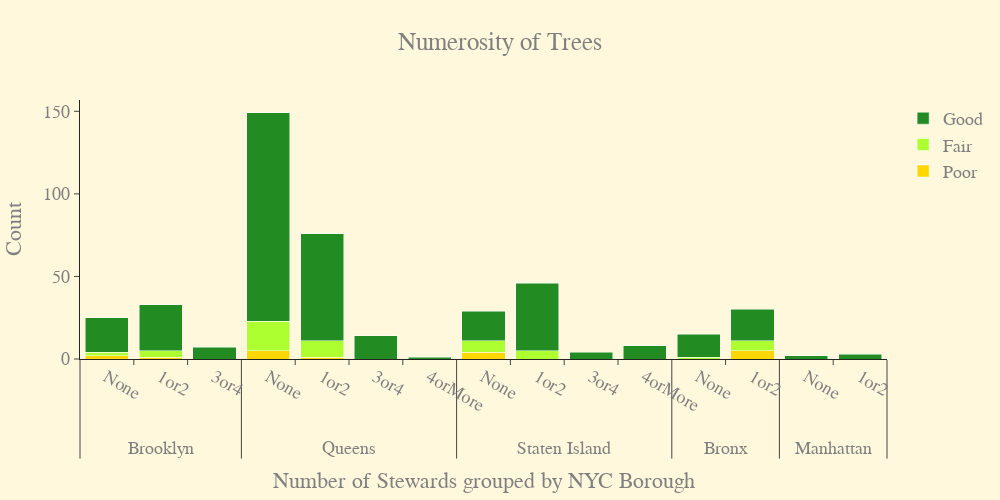

The cell this chart's notebook holds for it:
### Code cell
p2 = steward_numerosity_plot( a )
p2

### Figure 1 — Plotly figure (JSON) as saved in the notebook; plotly's stock layout.template omitted (floating-point values rounded to 4 significant figures)
{"data": [{"marker": {"color": "gold"}, "name": "Poor", "type": "bar", "x": [["Brooklyn", "Queens", "Staten Island", "Bronx", "Brooklyn", "Queens"], ["None", "None", "None", "1or2", "1or2", "1or2"]], "y": [2, 5, 4, 5, 1, 1]}, {"marker": {"color": "greenyellow"}, "name": "Fair", "type": "bar", "x": [["Bronx", "Brooklyn", "Queens", "Staten Island", "Bronx", "Brooklyn", "Queens", "Staten Island"], ["None", "None", "None", "None", "1or2", "1or2", "1or2", "1or2"]], "y": [1, 2, 18, 7, 6, 4, 10, 5]}, {"marker": {"color": "forestgreen"}, "name": "Good", "type": "bar", "x": [["Bronx", "Brooklyn", "Manhattan", "Queens", "Staten Island", "Bronx", "Brooklyn", "Manhattan", "Queens", "Staten Island", "Brooklyn", "Queens", "Staten Island", "Queens", "Staten Island"], ["None", "None", "None", "None", "None", "1or2", "1or2", "1or2", "1or2", "1or2", "3or4", "3or4", "3or4", "4orMore", "4orMore"]], "y": [14, 21, 2, 126, 18, 19, 28, 3, 65, 41, 7, 14, 4, 1, 8]}], "layout": {"barmode": "stack", "font": {"color": "gray", "family": "Arial", "size": 18}, "height": 500, "paper_bgcolor": "cornsilk", "plot_bgcolor": "rgba(0,0,0,0)", "title": {"text": "Numerosity of Trees", "x": 0.5}, "width": 1000, "xaxis": {"title": {"text": "Number of Stewards grouped by NYC Borough"}}, "yaxis": {"title": {"text": "Count"}}}}
